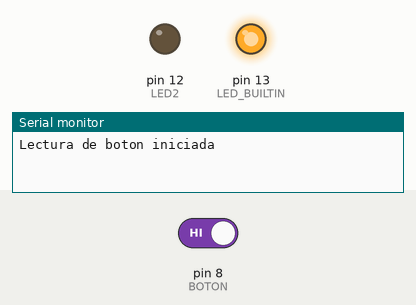
This sketch was run on a simulated Arduino Uno, built with avr-gcc and run on an emulated ATmega328P. On the bench: output pins drawn as LEDs (lit = HIGH), the last lines printed to the serial monitor. The test bench sets the inputs (shaded band); at power-on: pin 8 (BOTON) HIGH.

Above: at 1.2 s.
1.3 s: pin 8 (BOTON) driven LOW
At 11.2 s:
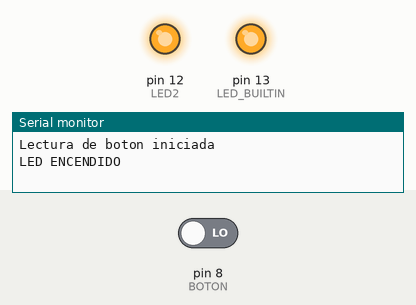
At 16.0 s:
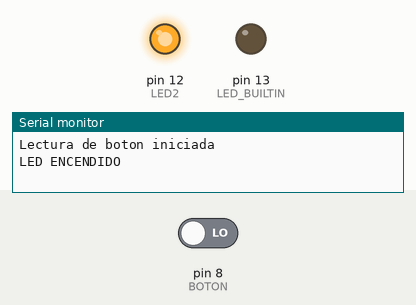
16.3 s: pin 8 (BOTON) driven HIGH
At 26.2 s:
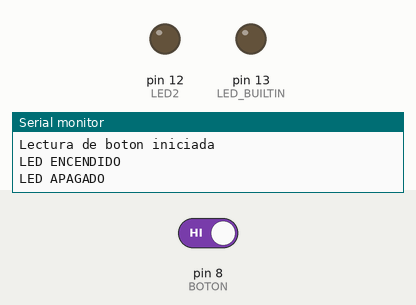
Timing chart, 0 to 36.5 s (numbered marks = the images above; inputs shaded):
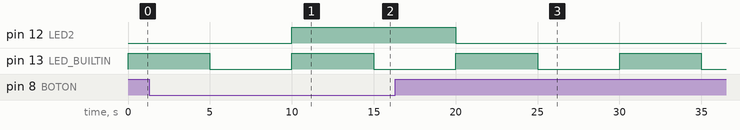

The sketch:

PRACTICA2EJERCICIO1.ino
```cpp
int BOTON = 8;
int LED2  = 12;
// the setup function runs once when you press reset or power the board
void setup() {
  // initialize digital pin LED_BUILTIN as an output.
  pinMode(LED_BUILTIN, OUTPUT);
  pinMode(LED2, OUTPUT);
pinMode(BOTON, INPUT);
  Serial.begin(9600);
  Serial.println("Lectura de boton iniciada");
}
// the loop function runs over and over again forever
void loop() {
  digitalWrite(LED_BUILTIN, HIGH);  // turn the LED on (HIGH is the voltage level)
  delay(5000);                      // wait for a second
  digitalWrite(LED_BUILTIN, LOW);   // turn the LED off by making the voltage LOW
  delay(5000);
  int lectura = digitalRead(BOTON);
  if (lectura == LOW) {        // Botón presionado (pull-up)
    digitalWrite(LED2, HIGH);    // LED encendido
    Serial.println("LED ENCENDIDO");
  } else {
    digitalWrite(LED2, LOW);     // LED apagado
    Serial.println("LED APAGADO");
  }

}
```

Measured:
- after the input at 1.3 s, pin 12 (LED2): LOW → HIGH after 8.7 s
- after the input at 16.3 s, pin 12 (LED2): HIGH → LOW after 3.7 s
- by itself, pin 13 (LED_BUILTIN): alternates HIGH for 5.0 s and LOW for 5.0 s
